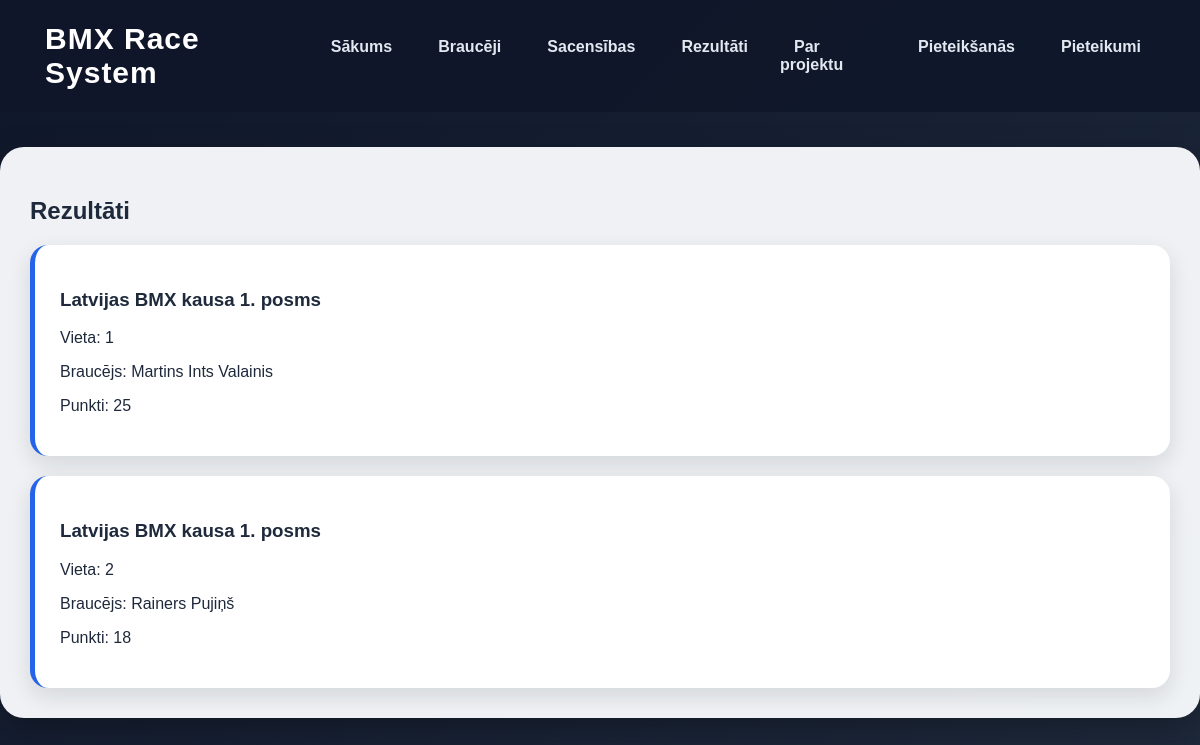
The app's page /results with its own data.
### tables this page shows
CREATE TABLE results (
            id INTEGER PRIMARY KEY AUTOINCREMENT,
            rider_id INTEGER,
            race_id INTEGER,
            place INTEGER NOT NULL,
            points INTEGER NOT NULL,
            FOREIGN KEY (rider_id) REFERENCES riders (id),
            FOREIGN KEY (race_id) REFERENCES races (id)
        );

CREATE TABLE races (
            id INTEGER PRIMARY KEY AUTOINCREMENT,
            title TEXT NOT NULL,
            race_date TEXT NOT NULL,
            location TEXT NOT NULL
        );

CREATE TABLE riders (
            id INTEGER PRIMARY KEY AUTOINCREMENT,
            name TEXT NOT NULL,
            age INTEGER NOT NULL,
            team_id INTEGER,
            FOREIGN KEY (team_id) REFERENCES teams (id)
        );

### app.py (the view)
@app.route("/results")
def results():
    conn = get_db_connection()
    results = conn.execute("""
        SELECT results.place, results.points, riders.name AS rider_name, races.title AS race_title
        FROM results
        JOIN riders ON results.rider_id = riders.id
        JOIN races ON results.race_id = races.id
        ORDER BY results.place
    """).fetchall()
    conn.close()
    return render_template("results.html", results=results)

### app.py (called while the page is built)
def get_db_connection():
    conn = sqlite3.connect("database.db")
    conn.row_factory = sqlite3.Row
    return conn

### templates/results.html
{% extends "base.html" %}
{% block content %}
<h2>Rezultāti</h2>
{% for result in results %}
<div class="card">
    <h3>{{ result.race_title }}</h3>
    <p>Vieta: {{ result.place }}</p>
    <p>Braucējs: {{ result.rider_name }}</p>
    <p>Punkti: {{ result.points }}</p>
</div>
{% endfor %}
{% endblock %}

### static/style.css (style rules this page uses)
body { margin: 0; font-family: Arial, sans-serif; background: linear-gradient(135deg, #0f172a, #1e293b); color: #1e293b; }
.card { background: white; padding: 25px; border-radius: 18px; margin-top: 20px; box-shadow: 0 8px 22px rgba(15,23,42,0.12); border-left: 5px solid #2563eb; }

### records on screen
results: race_title "Latvijas BMX kausa 1. posms", place "1", rider_name "Martins Ints Valainis", points "25"
results: race_title "Latvijas BMX kausa 1. posms", place "2", rider_name "Rainers Pujiņš", points "18"
